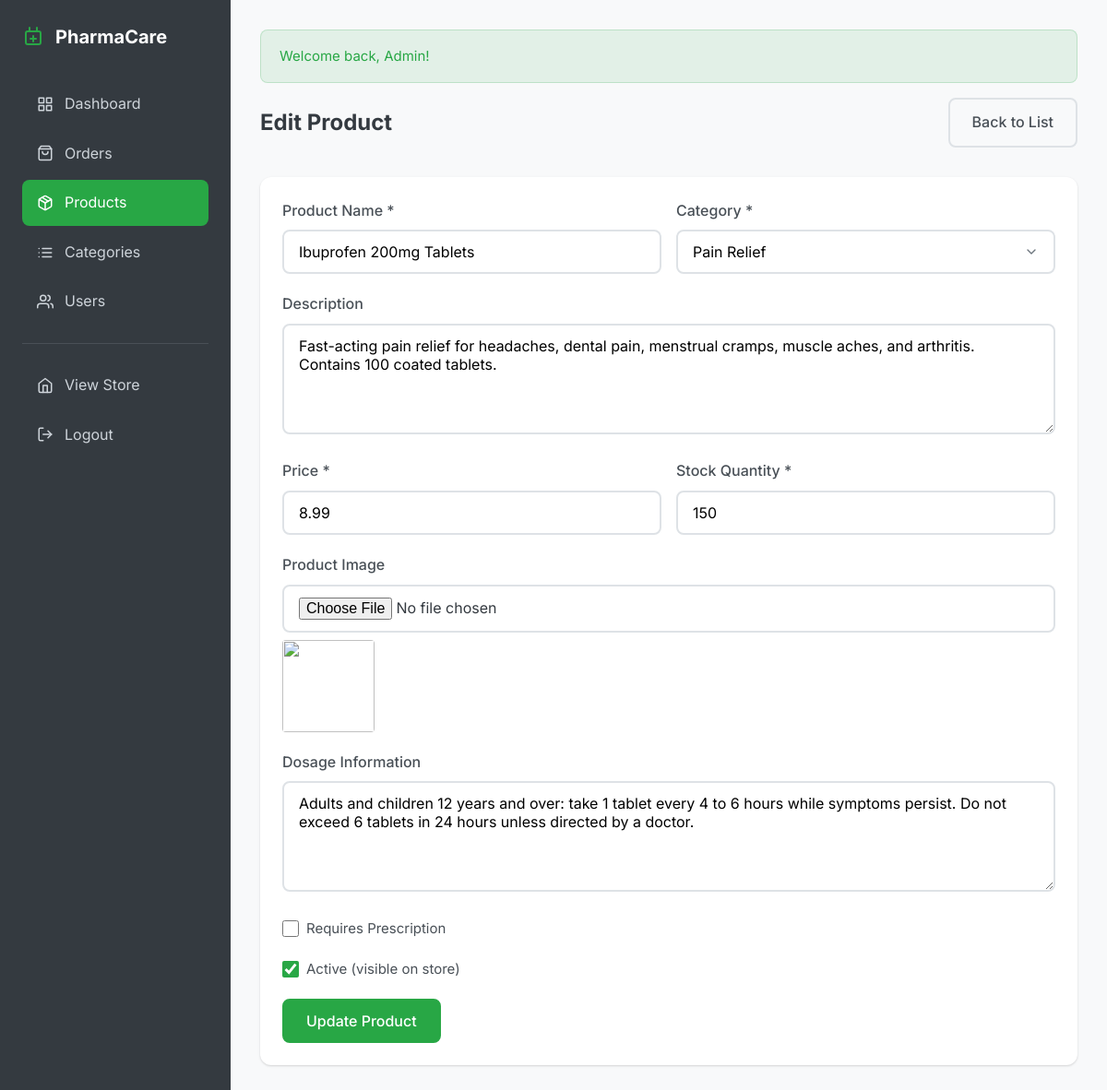
Screenshot of /admin/products.php?action=edit&id=1 (signed in) with the database file from the repository.
### tables this page shows
CREATE TABLE products (
    id INT PRIMARY KEY AUTO_INCREMENT,
    category_id INT NOT NULL,
    name VARCHAR(255) NOT NULL,
    slug VARCHAR(255) NOT NULL UNIQUE,
    description TEXT,
    price DECIMAL(10, 2) NOT NULL,
    stock_quantity INT NOT NULL DEFAULT 0,
    image VARCHAR(255),
    requires_prescription BOOLEAN DEFAULT FALSE,
    dosage_info TEXT,
    is_active BOOLEAN DEFAULT TRUE,
    created_at TIMESTAMP DEFAULT CURRENT_TIMESTAMP,
    FOREIGN KEY (category_id) REFERENCES categories(id) ON DELETE CASCADE
);

CREATE TABLE categories (
    id INT PRIMARY KEY AUTO_INCREMENT,
    name VARCHAR(100) NOT NULL,
    slug VARCHAR(100) NOT NULL UNIQUE,
    description TEXT,
    image VARCHAR(255)
);

### admin/products.php (the view, shortened to what this page needs)
<?php
require_once __DIR__ . '/../config/database.php';
require_once __DIR__ . '/../includes/functions.php';
$action = isset($_GET['action']) ? sanitize($_GET['action']) : 'list';
$productId = isset($_GET['id']) ? (int)$_GET['id'] : 0;
$categories = getCategories();
if ($action === 'edit' && $productId) {
    try {
        $stmt = $pdo->prepare("SELECT * FROM products WHERE id = ?");
        $stmt->execute([$productId]);
        $product = $stmt->fetch();
    } catch (PDOException $e) {
        redirect(getBaseUrl() . '/admin/products.php');
    }
}
?>
<!DOCTYPE html>
<html lang="en">
<head>
    <link rel="stylesheet" href="<?php echo getBaseUrl(); ?>/assets/css/style.css">
</head>
<body>
    <div class="admin-layout">
        <?php include __DIR__ . '/includes/sidebar.php'; ?>
        <main class="admin-main">
            <?php echo displayFlashMessages(); ?>
            <?php if ($action === 'list'): ?>
                <div class="admin-header">
                    <h1 class="admin-title">Products</h1>
                    <a href="?action=add" class="btn btn-primary">
                        <svg xmlns="http://www.w3.org/2000/svg" width="18" height="18" viewBox="0 0 24 24" fill="none" stroke="currentColor" stroke-width="2" stroke-linecap="round" stroke-linejoin="round"><line x1="12" y1="5" x2="12" y2="19"></line><line x1="5" y1="12" x2="19" y2="12"></line></svg>
                        Add Product
                    </a>
                </div>
                <div class="admin-card">
                    <div class="table-responsive">
                        <table class="admin-table">
                            <thead>
                                <tr>
                                    <th>Image</th>
                                    <th>Name</th>
                                    <th>Category</th>
                                    <th>Price</th>
                                    <th>Stock</th>
                                    <th>Status</th>
                                    <th>Actions</th>
                                </tr>
                            </thead>
                            <tbody>
                                <?php foreach ($products as $p): ?>
                                    <tr>
                                        <td>
                                            <img src="<?php echo getProductImage($p['image']); ?>" alt="" style="width: 50px; height: 50px; object-fit: cover; border-radius: 4px;">
                                        </td>
                                        <td>
                                            <?php echo sanitize(truncateText($p['name'], 40)); ?>
                                            <?php if ($p['requires_prescription']): ?>
                                                <span class="badge badge-danger" style="font-size: 0.625rem;">Rx</span>
                                            <?php endif; ?>
                                        </td>
                                        <td><?php echo sanitize($p['category_name']); ?></td>
                                        <td><?php echo formatPrice($p['price']); ?></td>
                                        <td>
                                            <span class="badge <?php echo $p['stock_quantity'] < 10 ? ($p['stock_quantity'] == 0 ? 'badge-danger' : 'badge-warning') : 'badge-success'; ?>">
                                                <?php echo (int)$p['stock_quantity']; ?>
                                            </span>
                                        </td>
                                        <td>
                                            <span class="badge <?php echo $p['is_active'] ? 'badge-success' : 'badge-secondary'; ?>">
                                                <?php echo $p['is_active'] ? 'Active' : 'Inactive'; ?>
                                            </span>
                                        </td>
                                        <td>
                                            <div class="admin-actions">
                                                <a href="?action=edit&id=<?php echo (int)$p['id']; ?>" class="admin-action-btn edit" title="Edit">
                                                    <svg xmlns="http://www.w3.org/2000/svg" width="18" height="18" viewBox="0 0 24 24" fill="none" stroke="currentColor" stroke-width="2" stroke-linecap="round" stroke-linejoin="round"><path d="M17 3a2.828 2.828 0 1 1 4 4L7.5 20.5 2 22l1.5-5.5L17 3z"></path></svg>
                                                </a>
                                                <form action="" method="POST" style="display: inline;" onsubmit="return confirm('Delete this product?');">
                                                    <?php echo csrfField(); ?>
                                                    <input type="hidden" name="action" value="delete">
                                                    <input type="hidden" name="product_id" value="<?php echo (int)$p['id']; ?>">
                                                    <button type="submit" class="admin-action-btn delete" title="Delete">
                                                        <svg xmlns="http://www.w3.org/2000/svg" width="18" height="18" viewBox="0 0 24 24" fill="none" stroke="currentColor" stroke-width="2" stroke-linecap="round" stroke-linejoin="round"><polyline points="3 6 5 6 21 6"></polyline><path d="M19 6v14a2 2 0 0 1-2 2H7a2 2 0 0 1-2-2V6m3 0V4a2 2 0 0 1 2-2h4a2 2 0 0 1 2 2v2"></path></svg>
                                                    </button>
                                                </form>
                                            </div>
                                        </td>
                                    </tr>
                                <?php endforeach; ?>
                            </tbody>
                        </table>
                    </div>
                </div>
            <?php elseif ($action === 'add' || $action === 'edit'): ?>
                <div class="admin-header">
                    <h1 class="admin-title"><?php echo $action === 'add' ? 'Add Product' : 'Edit Product'; ?></h1>
                    <a href="<?php echo getBaseUrl(); ?>/admin/products.php" class="btn btn-outline">Back to List</a>
                </div>
                <div class="admin-card">
                    <div class="admin-card-body">
                        <form action="" method="POST" enctype="multipart/form-data">
                            <div style="display: grid; grid-template-columns: 1fr 1fr; gap: 1rem;">
                                <div class="form-group">
                                    <label class="form-label">Product Name *</label>
                                    <input type="text" name="name" class="form-control" required
                                           value="<?php echo sanitize($product['name'] ?? ''); ?>">
                                </div>
                                <div class="form-group">
                                    <label class="form-label">Category *</label>
                                    <select name="category_id" class="form-control" required>
                                        <?php foreach ($categories as $cat): ?>
                                            <option value="<?php echo (int)$cat['id']; ?>"
                                                    <?php echo (isset($product) && $product['category_id'] == $cat['id']) ? 'selected' : ''; ?>>
                                                <?php echo sanitize($cat['name']); ?>
                                            </option>
                                        <?php endforeach; ?>
                                    </select>
                                </div>
                            </div>
                            <div class="form-group">
                                <label class="form-label">Description</label>
                                <textarea name="description" class="form-control" rows="4"><?php echo sanitize($product['description'] ?? ''); ?></textarea>
                            </div>
                            <div style="display: grid; grid-template-columns: 1fr 1fr; gap: 1rem;">
                                <div class="form-group">
                                    <label class="form-label">Price *</label>
                                    <input type="number" name="price" class="form-control" step="0.01" min="0" required
                                           value="<?php echo $product['price'] ?? ''; ?>">
                                </div>
                                <div class="form-group">
                                    <label class="form-label">Stock Quantity *</label>
                                    <input type="number" name="stock_quantity" class="form-control" min="0" required
                                           value="<?php echo $product['stock_quantity'] ?? 0; ?>">
                                </div>
                            </div>
                            <div class="form-group">
                                <label class="form-label">Product Image</label>
                                <input type="file" name="image" class="form-control" accept="image/*">
                                <?php if (isset($product['image']) && $product['image']): ?>
                                    <div style="margin-top: 0.5rem;">
                                        <img src="<?php echo getProductImage($product['image']); ?>" alt="" style="width: 100px; height: 100px; object-fit: cover; border-radius: 4px;">
                                    </div>
                                <?php endif; ?>
                            </div>
                            <div class="form-group">
                                <label class="form-label">Dosage Information</label>
                                <textarea name="dosage_info" class="form-control" rows="2"><?php echo sanitize($product['dosage_info'] ?? ''); ?></textarea>
                            </div>
                            <div class="form-group">
                                <div class="form-check">
                                    <input type="checkbox" name="requires_prescription" id="requires_prescription" class="form-check-input"
                                           <?php echo (isset($product) && $product['requires_prescription']) ? 'checked' : ''; ?>>
                                    <label for="requires_prescription" class="form-check-label">Requires Prescription</label>
                                </div>
                            </div>
                            <div class="form-group">
                                <div class="form-check">
                                    <input type="checkbox" name="is_active" id="is_active" class="form-check-input"
                                           <?php echo (!isset($product) || $product['is_active']) ? 'checked' : ''; ?>>
                                    <label for="is_active" class="form-check-label">Active (visible on store)</label>
                                </div>
                            </div>
                            <button type="submit" class="btn btn-primary">
                                <?php echo $action === 'add' ? 'Create Product' : 'Update Product'; ?>
                            </button>
                        </form>
                    </div>
                </div>
            <?php endif; ?>
        </main>
    </div>
</body>
</html>

### assets/css/style.css (style rules this page uses)
:root { --primary-color: #28a745; --primary-dark: #218838; --secondary-color: #007bff; --secondary-dark: #0056b3; --danger-color: #dc3545; --warning-color: #ffc107; --info-color: #17a2b8; --success-color: #28a745; --light-color: #f8f9fa; --dark-color: #343a40; --gray-100: #f8f9fa; --gray-200: #e9ecef; --gray-300: #dee2e6; --gray-400: #ced4da; --gray-500: #adb5bd; --gray-600: #6c757d; --gray-700: #495057; --gray-800: #343a40; --gray-900: #212529; --white: #ffffff; --black: #000000; --font-family: 'Inter', -apple-system, BlinkMacSystemFont, 'Segoe UI', Roboto, Oxygen, Ubuntu, sans-serif; --shadow-sm: 0 1px 2px 0 rgba(0, 0, 0, 0.05); --shadow: 0 1px 3px 0 rgba(0, 0, 0, 0.1), 0 1px 2px 0 rgba(0, 0, 0, 0.06); --shadow-md: 0 4px 6px -1px rgba(0, 0, 0, 0.1), 0 2px 4px -1px rgba(0, 0, 0, 0.06); --shadow-lg: 0 10px 15px -3px rgba(0, 0, 0, 0.1), 0 4px 6px -2px rgba(0, 0, 0, 0.05); --border-radius: 8px; --border-radius-sm: 4px; --border-radius-lg: 12px; --transition: all 0.3s ease; }
*, *::before, *::after { box-sizing: border-box; margin: 0; padding: 0; }
html { font-size: 16px; scroll-behavior: smooth; }
body { font-family: var(--font-family); font-size: 1rem; line-height: 1.6; color: var(--gray-800); background-color: var(--gray-100); min-height: 100vh; display: flex; flex-direction: column; }
a { color: var(--secondary-color); text-decoration: none; transition: var(--transition); }
img { max-width: 100%; height: auto; display: block; }
button { cursor: pointer; font-family: inherit; border: none; background: none; }
input, textarea, select { font-family: inherit; font-size: inherit; }
.btn { display: inline-flex; align-items: center; justify-content: center; gap: 0.5rem; padding: 0.75rem 1.5rem; font-size: 1rem; font-weight: 500; border-radius: var(--border-radius); transition: var(--transition); cursor: pointer; text-align: center; }
.btn-primary { background-color: var(--primary-color); color: var(--white); border: 2px solid var(--primary-color); }
.btn-outline { background-color: transparent; color: var(--gray-700); border: 2px solid var(--gray-300); }
.form-group { margin-bottom: 1.25rem; }
.form-label { display: block; margin-bottom: 0.5rem; font-weight: 500; color: var(--gray-700); }
.form-control { width: 100%; padding: 0.75rem 1rem; border: 2px solid var(--gray-300); border-radius: var(--border-radius); font-size: 1rem; transition: var(--transition); background-color: var(--white); }
textarea.form-control { min-height: 120px; resize: vertical; }
select.form-control { appearance: none; background-repeat: no-repeat; background-position: right 1rem center; padding-right: 2.5rem; }
.form-check { display: flex; align-items: center; gap: 0.5rem; }
.form-check-input { width: 1.125rem; height: 1.125rem; accent-color: var(--primary-color); }
.form-check-label { font-size: 0.9375rem; color: var(--gray-700); }
.admin-layout { display: flex; min-height: 100vh; }
.admin-main { flex: 1; padding: 2rem; background-color: var(--gray-100); }
.admin-header { display: flex; justify-content: space-between; align-items: center; margin-bottom: 2rem; flex-wrap: wrap; gap: 1rem; }
.admin-title { font-size: 1.5rem; font-weight: 700; color: var(--gray-800); }
.admin-card { background-color: var(--white); border-radius: var(--border-radius-lg); box-shadow: var(--shadow); overflow: hidden; }
.admin-card-body { padding: 1.5rem; }

### rows the page displays
products: name "Ibuprofen 200mg Tablets", category_id "Pain Relief", description "Fast-acting pain relief for headaches, dental pain, menstrual cramps, muscle aches, and arthritis. Contains 100 coated tablets.", price "8.99", stock_quantity "150", dosage_info "Adults and children 12 years and over: take 1 tablet every 4 to 6 hours while symptoms persist. Do not exceed 6 tablets in 24 hours unless directed by a doctor.", is_active "☑"

### other values shown
$message "Welcome back, Admin!"
